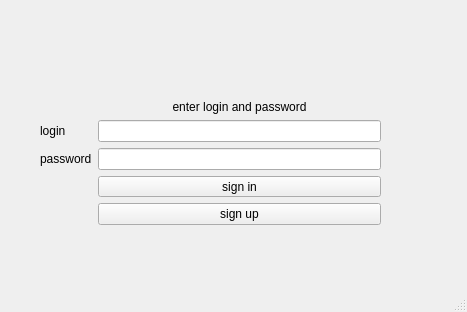
<?xml version="1.0" encoding="UTF-8"?>
<ui version="4.0">
 <class>MainWindow</class>
 <widget class="QMainWindow" name="MainWindow">
  <property name="geometry">
   <rect>
    <x>0</x>
    <y>0</y>
    <width>467</width>
    <height>312</height>
   </rect>
  </property>
  <property name="windowTitle">
   <string>MainWindow</string>
  </property>
  <widget class="QWidget" name="centralwidget">
   <widget class="QWidget" name="gridLayoutWidget">
    <property name="geometry">
     <rect>
      <x>40</x>
      <y>100</y>
      <width>341</width>
      <height>125</height>
     </rect>
    </property>
    <layout class="QGridLayout" name="gridLayout">
     <item row="2" column="0">
      <widget class="QLabel" name="label_3">
       <property name="text">
        <string>password</string>
       </property>
      </widget>
     </item>
     <item row="0" column="1">
      <widget class="QLabel" name="label">
       <property name="text">
        <string>enter login and password</string>
       </property>
       <property name="alignment">
        <set>Qt::AlignCenter</set>
       </property>
       <property name="wordWrap">
        <bool>false</bool>
       </property>
      </widget>
     </item>
     <item row="1" column="0">
      <widget class="QLabel" name="label_2">
       <property name="text">
        <string>login</string>
       </property>
      </widget>
     </item>
     <item row="2" column="1">
      <widget class="QLineEdit" name="pass_line"/>
     </item>
     <item row="1" column="1">
      <widget class="QLineEdit" name="log_line"/>
     </item>
     <item row="3" column="1">
      <widget class="QPushButton" name="signin_but">
       <property name="text">
        <string>sign in</string>
       </property>
      </widget>
     </item>
     <item row="4" column="1">
      <widget class="QPushButton" name="signup_but">
       <property name="text">
        <string>sign up</string>
       </property>
      </widget>
     </item>
    </layout>
   </widget>
  </widget>
  <widget class="QMenuBar" name="menubar">
   <property name="geometry">
    <rect>
     <x>0</x>
     <y>0</y>
     <width>467</width>
     <height>20</height>
    </rect>
   </property>
  </widget>
  <widget class="QStatusBar" name="statusbar"/>
 </widget>
 <resources/>
 <connections/>
</ui>
